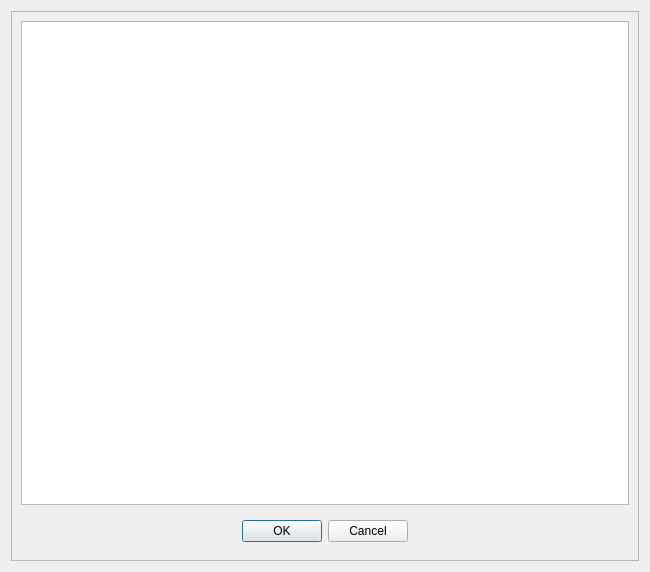
<?xml version="1.0" encoding="UTF-8"?>
<ui version="4.0">
 <class>RModifiers</class>
 <widget class="QDialog" name="RModifiers">
  <property name="geometry">
   <rect>
    <x>0</x>
    <y>0</y>
    <width>650</width>
    <height>572</height>
   </rect>
  </property>
  <property name="windowTitle">
   <string>Modifiers</string>
  </property>
  <layout class="QVBoxLayout" name="verticalLayout">
   <item>
    <widget class="QFrame" name="frame">
     <property name="frameShape">
      <enum>QFrame::StyledPanel</enum>
     </property>
     <property name="frameShadow">
      <enum>QFrame::Raised</enum>
     </property>
     <layout class="QVBoxLayout" name="verticalLayout_2">
      <item>
       <widget class="QTableWidget" name="tblMod">
        <property name="font">
         <font>
          <pointsize>12</pointsize>
         </font>
        </property>
        <property name="verticalScrollBarPolicy">
         <enum>Qt::ScrollBarAlwaysOff</enum>
        </property>
        <property name="horizontalScrollBarPolicy">
         <enum>Qt::ScrollBarAlwaysOff</enum>
        </property>
        <property name="editTriggers">
         <set>QAbstractItemView::NoEditTriggers</set>
        </property>
        <property name="selectionMode">
         <enum>QAbstractItemView::MultiSelection</enum>
        </property>
        <attribute name="horizontalHeaderVisible">
         <bool>false</bool>
        </attribute>
        <attribute name="verticalHeaderVisible">
         <bool>false</bool>
        </attribute>
        <attribute name="verticalHeaderDefaultSectionSize">
         <number>60</number>
        </attribute>
        <column>
         <property name="text">
          <string>New Column</string>
         </property>
        </column>
        <column>
         <property name="text">
          <string>New Column</string>
         </property>
        </column>
        <column>
         <property name="text">
          <string>New Column</string>
         </property>
        </column>
       </widget>
      </item>
      <item>
       <widget class="QWidget" name="widget" native="true">
        <layout class="QHBoxLayout" name="horizontalLayout">
         <item>
          <spacer name="horizontalSpacer">
           <property name="orientation">
            <enum>Qt::Horizontal</enum>
           </property>
           <property name="sizeHint" stdset="0">
            <size>
             <width>210</width>
             <height>20</height>
            </size>
           </property>
          </spacer>
         </item>
         <item>
          <widget class="QPushButton" name="btnOk">
           <property name="text">
            <string>OK</string>
           </property>
          </widget>
         </item>
         <item>
          <widget class="QPushButton" name="btnCancel">
           <property name="text">
            <string>Cancel</string>
           </property>
          </widget>
         </item>
         <item>
          <spacer name="horizontalSpacer_2">
           <property name="orientation">
            <enum>Qt::Horizontal</enum>
           </property>
           <property name="sizeHint" stdset="0">
            <size>
             <width>210</width>
             <height>20</height>
            </size>
           </property>
          </spacer>
         </item>
        </layout>
       </widget>
      </item>
     </layout>
    </widget>
   </item>
  </layout>
 </widget>
 <resources/>
 <connections/>
</ui>
